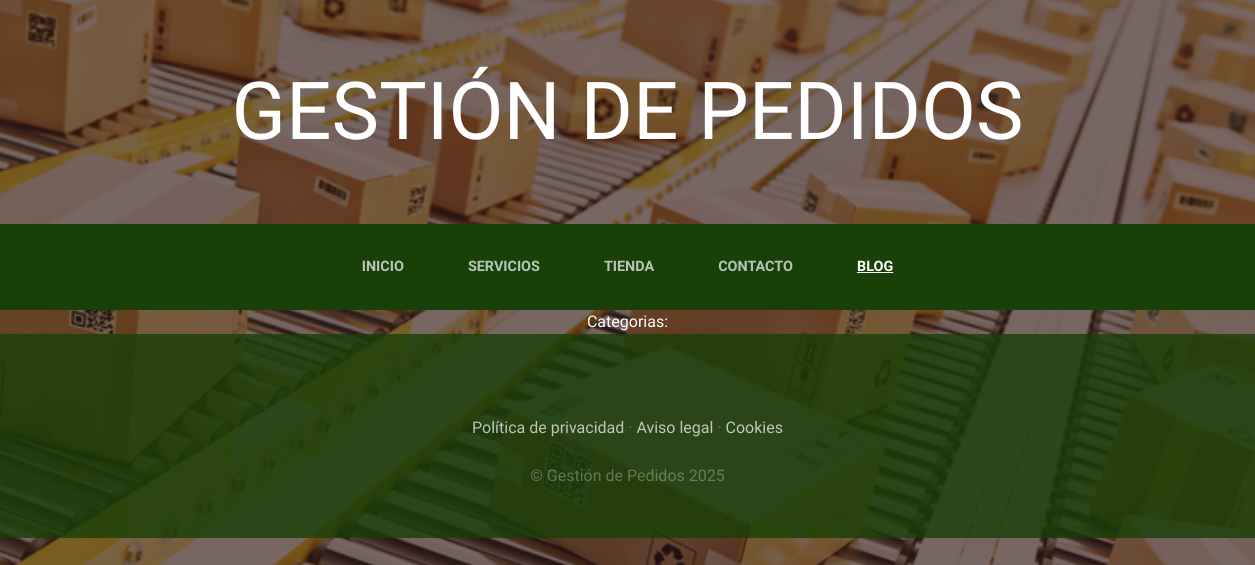
Page /blog/ on the earlier database version.
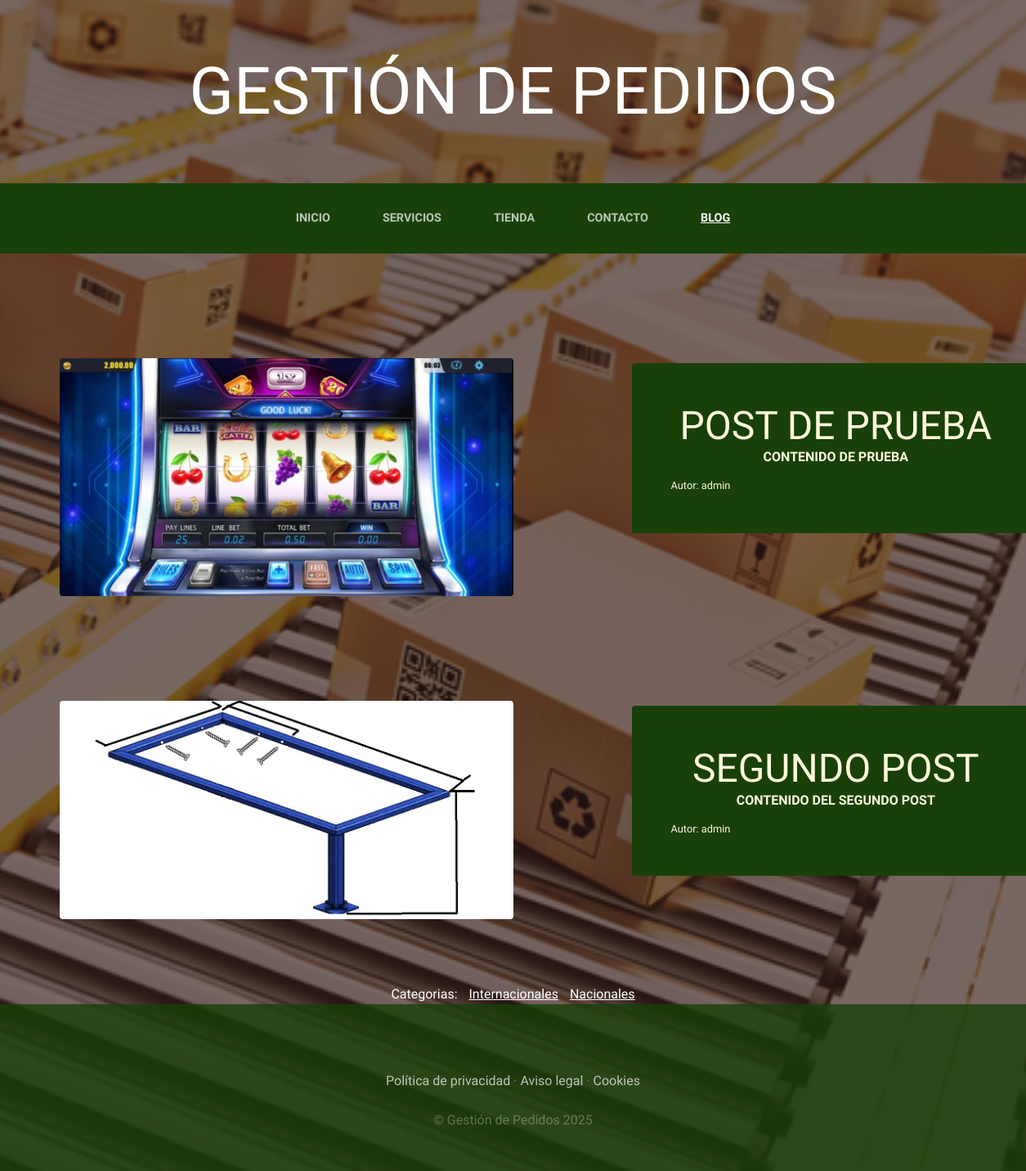
Same page on the later database version.
### Blogapp/models.py (models this page shows, shortened)
class Post(models.Model):
    titulo = models.CharField(max_length=50)
    contenido = models.CharField(max_length=50)
    imagen = models.ImageField(upload_to="blog", null=True, blank=True)
    autor = models.ForeignKey(User, on_delete=models.CASCADE)
    categorias = models.ManyToManyField(Categoria)
    created = models.DateTimeField(auto_now_add=True)
    updated = models.DateTimeField(auto_now=True)
    class Meta:
        verbose_name = "post"
        verbose_name_plural = "posts"

class Categoria(models.Model):
    nombre = models.CharField(max_length=50)
    created = models.DateTimeField(auto_now_add=True)
    updated = models.DateTimeField(auto_now=True)
    class Meta:
        verbose_name = "categoria"
        verbose_name_plural = "categorias"

### Blogapp/views.py (the view)
# urls.py: path('', views.blog, name='Blog'),
def blog(request):
    posts = Post.objects.all()
    return render(request, "blog/blog.html", {'posts':posts})

### Blogapp/templates/blog/blog.html
{% extends "ProyectoWebapp/base.html" %} {% load static %} {% block content %}
{% for post in posts %}
<section class="page-section clearfix">
    <div class="container">
        <div class="intro">
            <img class="intro-img img-fluid mb-3 mb-lg-0 rounded my-5"
                src="{{post.imagen.url}}" alt  style="width: 50%;"/>
            <div class="intro-text left-0 text-center bg-faded p-5 rounded my-1">
                <h2 class="section-heading">
                    <span
                        class="section-heading-lower">{{post.titulo}}</span>
                    <span
                        class="section-heading-upper">{{post.contenido}}</span>
                </h2>
                <div style="text-align: left; font-size: 80%;">Autor: {{post.autor}}</div>
            </div>
        </div>
    </div>
</section>
{% endfor %}
<section>
    <div style="width: 75%; margin:auto; text-align: center;color: white; word-spacing: 10px;">
        Categorias:
        {% for post in posts %}
            {% for categoria in post.categorias.all %}
                <a href="{% url 'categoria' categoria.id%}" class="linkCategorias">{{categoria.nombre}}</a>
            {% endfor %}
        {% endfor %}
    </div>
</section>
{% endblock %}

### ProyectoWebapp/templates/ProyectoWebapp/base.html (shortened to what this page needs)
<html>
<head>
    {% load static %}
    <link href="{% static 'ProyectoWebapp/vendor/bootstrap/css/bootstrap.min.css' %}" rel="stylesheet">
    <link href="{% static 'ProyectoWebapp/css/gestion.css'%}" rel="stylesheet">
</head>
<body>
    <h1 class="site-heading text-center text-white d-none d-lg-block">
        <span class="site-heading-lower">Gestión de Pedidos</span>
      </h1>
 <nav class="navbar navbar-expand-lg navbar-dark py-lg-4" id="mainNav">
  <div class="container">
      <div class="collapse navbar-collapse" id="navbarResponsive">
          <ul class="navbar-nav mx-auto">
              <li class="nav-item {% if request.resolver_match.url_name == 'Home' %}active{% endif %} px-lg-4">
                  <a class="nav-link text-uppercase text-expanded" href="{% url 'Home' %}">Inicio</a>
              </li>
              <li class="nav-item {% if request.resolver_match.url_name == 'Servicios' %}active{% endif %} px-lg-4">
                  <a class="nav-link text-uppercase text-expanded" href="{% url 'Servicios' %}">Servicios</a>
              </li>
              <li class="nav-item {% if request.resolver_match.url_name == 'Tienda' %}active{% endif %} px-lg-4">
                  <a class="nav-link text-uppercase text-expanded" href="{% url 'Tienda' %}">Tienda</a>
              </li>
              <li class="nav-item {% if request.resolver_match.url_name == 'Contacto' %}active{% endif %} px-lg-4">
                  <a class="nav-link text-uppercase text-expanded" href="{% url 'Contacto' %}">Contacto</a>
              </li>
              <li class="nav-item {% if request.path|slice:'6' == '/blog/' %}active{% endif %} px-lg-4">
                  <a class="nav-link text-uppercase text-expanded" href="{% url 'Blog' %}">Blog</a>
              </li>
          </ul>
      </div>
  </div>
</nav>
     {% block content %}
     {% endblock %}
    <footer class="footer text-faded text-center py-5">
      <div class="container">
        <p class="m-0 mbt">
        	<a href="sample.html" class="link">Política de privacidad</a> ·
        	<a href="sample.html" class="link">Aviso legal</a> ·
        	<a href="sample.html" class="link">Cookies</a>
		</p>
        <p class="m-0 mbt1">&copy; Gestión de Pedidos 2025</p>
      </div>
	</footer>
</body>
</html>

### ProyectoWebapp/static/ProyectoWebapp/css/gestion.css (style rules this page uses)
body { font-family: 'Krona One'; background: linear-gradient(rgba(47, 23, 15, 0.65), rgba(47, 23, 15, 0.65)), url("../img/bg_main.jpg"); background-attachment: fixed; background-position: center; background-size: cover; }
h1, h2, h3, h4, h5, h6 { font-family: 'Krona One'; }
p { line-height: 1.75; }
.text-faded { color: rgba(255, 255, 255, 0.3); }
.site-heading { margin-top: 5rem; margin-bottom: 5rem; text-transform: uppercase; line-height: 1; font-family: 'Krona One'; }
.site-heading .site-heading-lower { font-size: 5rem; font-weight: 100; line-height: 4rem; }
.page-section { margin-top: 5rem; margin-bottom: 5rem; }
.section-heading { text-transform: uppercase; }
.section-heading .section-heading-upper { display: block; font-size: 1rem; font-weight: 800; padding-bottom:.5rem; }
.section-heading .section-heading-lower { display: block; font-size: 3rem; font-weight: 100; }
.bg-faded { background-color: rgba(255, 255, 255, 0.85); }
#mainNav { background-color: rgba(24, 64, 8); font-family: 'Krona One'; }
#mainNav .navbar-nav .nav-item .nav-link { color: rgba(255, 255, 255, 0.7); font-weight: 800; }
#mainNav .navbar-nav .nav-item.active .nav-link { color: #ffffff; text-decoration: underline; }
@media (min-width: 992px) { #mainNav .navbar-nav .nav-item .nav-link { font-size: 0.9rem; } }
.intro { position: relative; }
@media (min-width: 992px) { .intro .intro-img { width: 75%; float: left; } }
@media (min-width: 992px) { .intro .intro-text { left: 700; top: 50; width: 60%; margin-top: 3rem; background-color: rgba(24, 64, 8); color: cornsilk; position: absolute; } }
@media (min-width: 1200px) { .intro .intro-text { width: 45%; } }
.footer { background-color: rgba(24, 64, 8, 0.8); }
.mbt { padding-top: 2rem; }
.mbt1 { padding-top: 1.25rem; }
a.link { color: rgba(255, 255, 255, 0.7); }
.linkCategorias { color: white; text-decoration: underline; }

Differences in the rows shown:
added Post: imagen (picture), titulo "POST DE PRUEBA", contenido "CONTENIDO DE PRUEBA", autor "admin"
added Post: imagen (picture), titulo "SEGUNDO POST", contenido "CONTENIDO DEL SEGUNDO POST", autor "admin"
added Categoria: nombre "Internacionales"
added Categoria: nombre "Nacionales"
